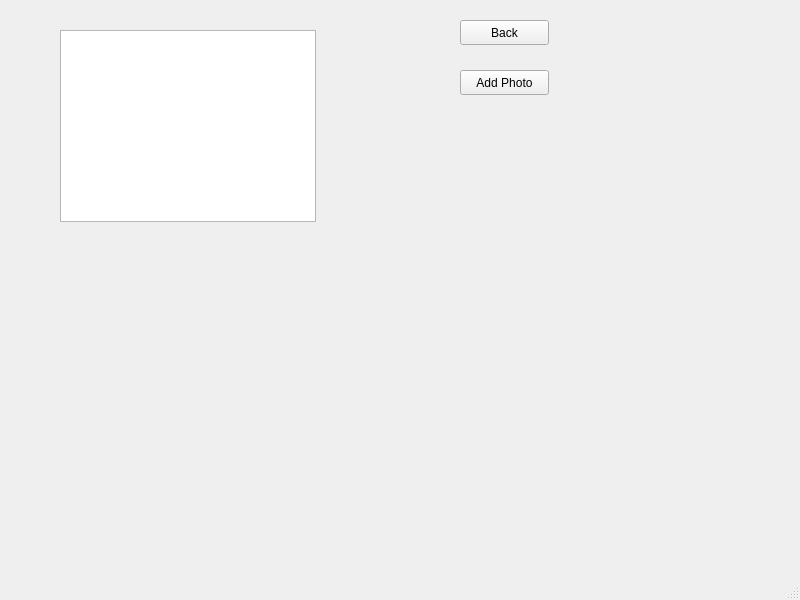
<?xml version="1.0" encoding="UTF-8"?>
<ui version="4.0">
 <class>AddFaculty</class>
 <widget class="QMainWindow" name="AddFaculty">
  <property name="geometry">
   <rect>
    <x>0</x>
    <y>0</y>
    <width>800</width>
    <height>600</height>
   </rect>
  </property>
  <property name="windowTitle">
   <string>MainWindow</string>
  </property>
  <widget class="QWidget" name="centralwidget">
   <widget class="QPushButton" name="addPhoto">
    <property name="geometry">
     <rect>
      <x>460</x>
      <y>70</y>
      <width>89</width>
      <height>25</height>
     </rect>
    </property>
    <property name="text">
     <string>Add Photo</string>
    </property>
   </widget>
   <widget class="QPushButton" name="addfacbackButton">
    <property name="geometry">
     <rect>
      <x>460</x>
      <y>20</y>
      <width>89</width>
      <height>25</height>
     </rect>
    </property>
    <property name="text">
     <string>Back</string>
    </property>
   </widget>
   <widget class="QGraphicsView" name="addfacgraphicsView">
    <property name="geometry">
     <rect>
      <x>60</x>
      <y>30</y>
      <width>256</width>
      <height>192</height>
     </rect>
    </property>
   </widget>
  </widget>
  <widget class="QMenuBar" name="menubar">
   <property name="geometry">
    <rect>
     <x>0</x>
     <y>0</y>
     <width>800</width>
     <height>22</height>
    </rect>
   </property>
  </widget>
  <widget class="QStatusBar" name="statusbar"/>
 </widget>
 <resources/>
 <connections/>
</ui>
